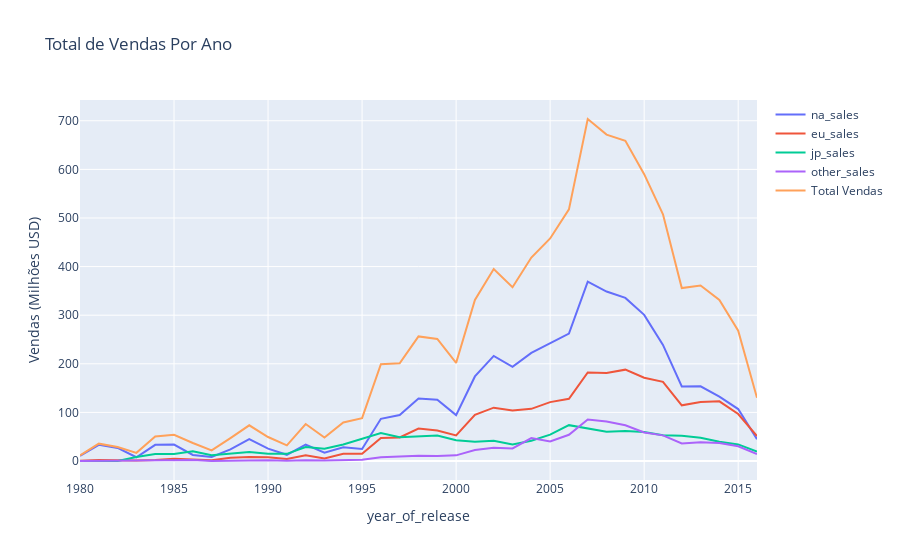

Notebook code cell kept with this figure:
### Markdown cell above
# Perfil de usuário por região

### Code cell
# selecionando regiões e vendas em novo dataframe
df_year = df[['na_sales','eu_sales','jp_sales','other_sales','total_vendas','year_of_release']]
yearly_sales = df_year.groupby('year_of_release').sum()

# criando gráfico para plotar as linhas de cada região
fig = go.Figure()
for i, market in enumerate(yearly_sales.columns[:-1]):
    fig.add_trace(go.Scatter(x=yearly_sales.index, y=yearly_sales[market], mode='lines', name=market, line=dict()))
    
# adicionando a linha das vendas totais
fig.add_trace(go.Scatter(x=yearly_sales.index, y=yearly_sales['total_vendas'], mode='lines', name='Total Vendas', line=dict()))

# Inserindo labels no gráfico
fig.update_layout(xaxis_title='year_of_release', yaxis_title='Vendas (Milhões USD)', title='Total de Vendas Por Ano')
fig.show()
